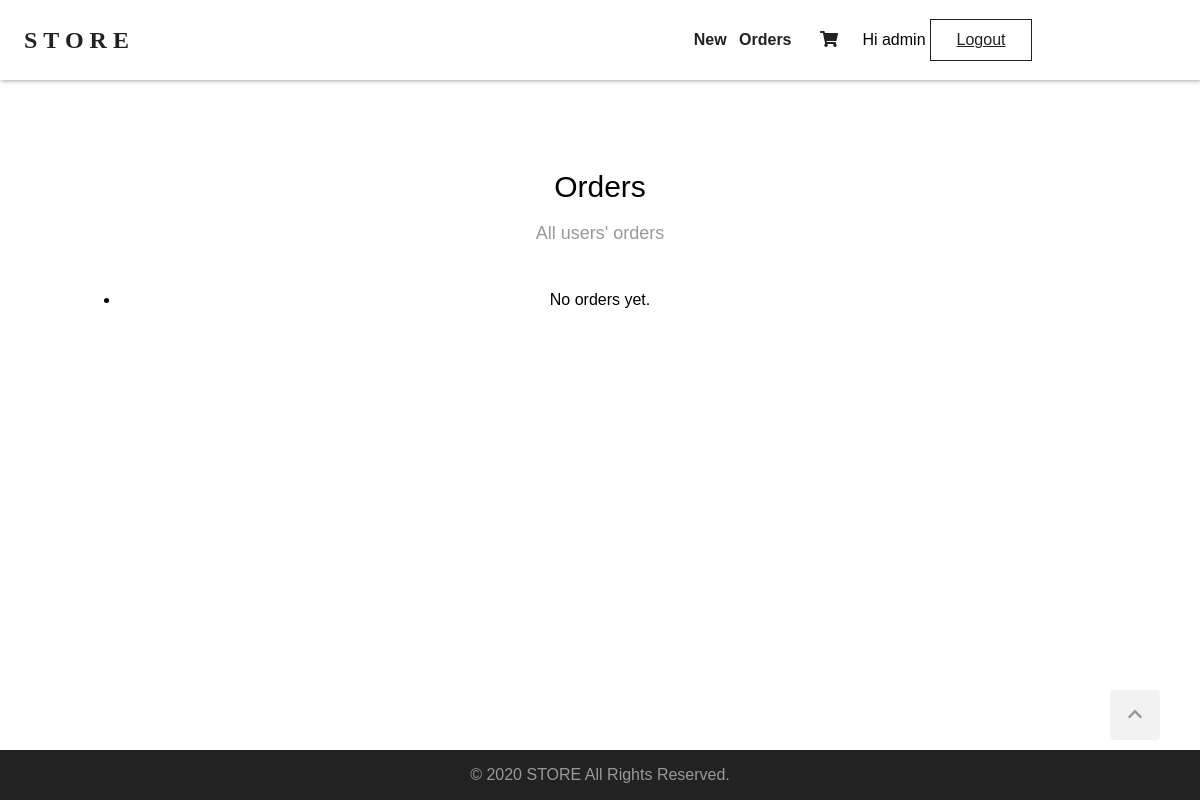
The page /orders/ (signed in) on the database as committed earlier.
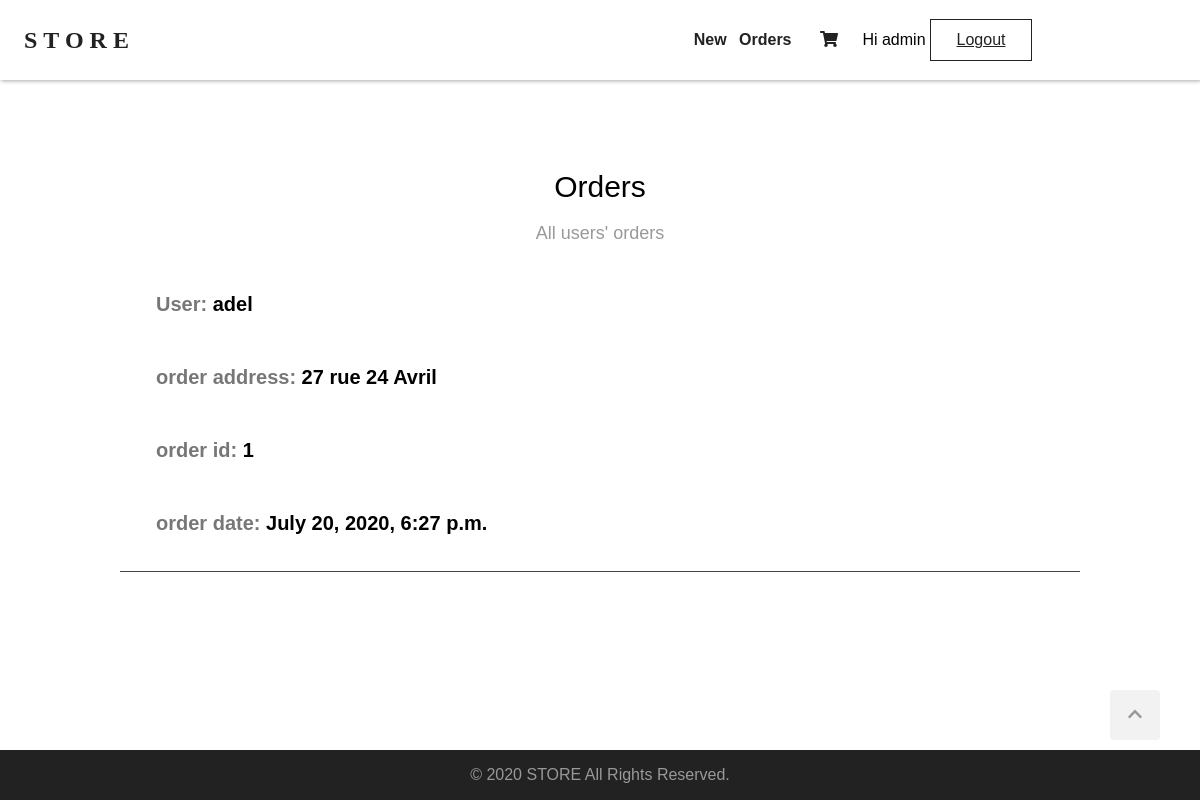
The same page on the database as committed later.
### orders/models.py (models this page shows, shortened)
class Order(models.Model):
    user = models.ForeignKey(User, related_name='orders', on_delete=models.CASCADE)
    items = models.ManyToManyField(Product)
    ordered_at = models.DateTimeField(auto_now=True)
    address = models.CharField(max_length=500, default='')

### orders/views.py (the view)
# urls.py: path('orders/', order_list, name='order_list'),
def order_list(request):
    if request.user.is_authenticated and request.user.is_superuser:
        orders = Order.objects.all()
        return render(request, 'orders/order-list.html', {'orders': orders})
    else:
        return redirect('products_list')

### templates/orders/order-list.html (shortened to what this page needs)
{% extends "base.html" %}
{% block content %}
<section class="clearfix">
    <h2 class="section-headline">Orders</h2>
    <p class="section-description">
        All users' orders
    </p>
    <div class="orders">
        <ul>
            {% for order in orders %}
            <li class="order-details">
                <p>User: <span>{{ order.user }}</span</p>
                <p>order address: <span>{{ order.address }}</span></p>
                <p>order id: <span>{{ order.id }}</span></p>
                <p>order date: <span>{{ order.ordered_at }}</span></p>
            </li>
            {% empty %}
            <li>No orders yet.</li>
            {% endfor %}
        </ul>
    </div>
</section>
{% endblock %}

Rows that differ between the two databases and show on the page:
added Order: user "adel", address "27 rue 24 Avril", id "1", ordered_at "July 20, 2020, 6:27 p.m."
Other text that changed with them:
text no longer shown: "No orders yet."
